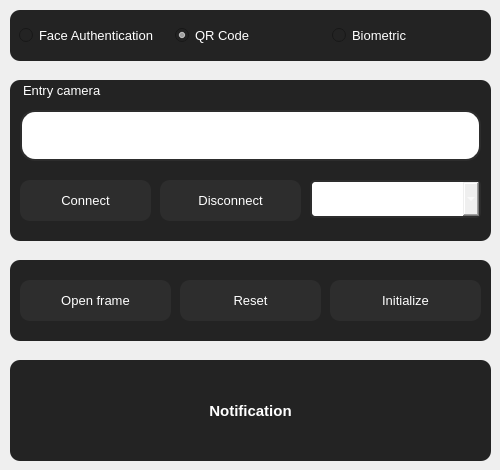
                     <widget class="QFrame" name="frame_3">
                      <property name="frameShape">
                       <enum>QFrame::NoFrame</enum>
                      </property>
                      <property name="frameShadow">
                       <enum>QFrame::Raised</enum>
                      </property>
                      <widget class="QLabel" name="label_notification">
                       <property name="geometry">
                        <rect>
                         <x>10</x>
                         <y>360</y>
                         <width>481</width>
                         <height>101</height>
                        </rect>
                       </property>
                       <property name="font">
                        <font>
                         <family>Arial</family>
                         <pointsize>11</pointsize>
                         <weight>75</weight>
                         <bold>true</bold>
                        </font>
                       </property>
                       <property name="styleSheet">
                        <string notr="true">QLabel{
	color: rgb(255, 255, 255);
	background-color: rgb(35, 35, 35);
	border-radius: 10px;
}</string>
                       </property>
                       <property name="text">
                        <string>Notification</string>
                       </property>
                       <property name="alignment">
                        <set>Qt::AlignCenter</set>
                       </property>
                      </widget>
                      <widget class="QFrame" name="date_frame_2">
                       <property name="geometry">
                        <rect>
                         <x>10</x>
                         <y>10</y>
                         <width>481</width>
                         <height>51</height>
                        </rect>
                       </property>
                       <property name="styleSheet">
                        <string notr="true">QFrame{
	color: rgb(255, 255, 255);
	background-color: rgb(35, 35, 35);
	border-radius: 10px;
}</string>
                       </property>
                       <property name="frameShape">
                        <enum>QFrame::StyledPanel</enum>
                       </property>
                       <property name="frameShadow">
                        <enum>QFrame::Raised</enum>
                       </property>
                       <layout class="QHBoxLayout" name="horizontalLayout_13">
                        <item>
                         <widget class="QRadioButton" name="face_auth">
                          <property name="font">
                           <font>
                            <family>Arial</family>
                            <pointsize>10</pointsize>
                           </font>
                          </property>
                          <property name="styleSheet">
                           <string notr="true">QRadioButton{
	background-color: rgb(35, 35, 35);
	color: rgb(255, 255, 255);
}</string>
                          </property>
                          <property name="text">
                           <string>Face Authentication</string>
                          </property>
                          <property name="icon">
                           <iconset resource="../resource/asset.qrc">
                            <normaloff>:/icons/asset/user-check.svg</normaloff>:/icons/asset/user-check.svg</iconset>
                          </property>
                          <property name="checked">
                           <bool>false</bool>
                          </property>
                         </widget>
                        </item>
                        <item>
                         <widget class="QRadioButton" name="qr_code_auth">
                          <property name="font">
                           <font>
                            <family>Arial</family>
                            <pointsize>10</pointsize>
                           </font>
                          </property>
                          <property name="styleSheet">
                           <string notr="true">QRadioButton{
	background-color: rgb(35, 35, 35);
	color: rgb(255, 255, 255);
}</string>
                          </property>
                          <property name="text">
                           <string>QR Code</string>
                          </property>
                          <property name="icon">
                           <iconset resource="../resource/asset.qrc">
                            <normaloff>:/icons/asset/user-check.svg</normaloff>:/icons/asset/user-check.svg</iconset>
                          </property>
                          <property name="checked">
                           <bool>true</bool>
                          </property>
                         </widget>
                        </item>
                        <item>
                         <widget class="QRadioButton" name="biometric_auth">
                          <property name="font">
                           <font>
                            <family>Arial</family>
                            <pointsize>10</pointsize>
                           </font>
                          </property>
                          <property name="styleSheet">
                           <string notr="true">QRadioButton{
	background-color: rgb(35, 35, 35);
	color: rgb(255, 255, 255);
}</string>
                          </property>
                          <property name="text">
                           <string>Biometric </string>
                          </property>
                          <property name="icon">
                           <iconset resource="../resource/asset.qrc">
                            <normaloff>:/icons/asset/user-check.svg</normaloff>:/icons/asset/user-check.svg</iconset>
                          </property>
                          <property name="checked">
                           <bool>false</bool>
                          </property>
                         </widget>
                        </item>
                       </layout>
                      </widget>
                      <widget class="QLineEdit" name="camera_ip">
                       <property name="geometry">
                        <rect>
                         <x>20</x>
                         <y>110</y>
                         <width>461</width>
                         <height>51</height>
                        </rect>
                       </property>
                       <property name="font">
                        <font>
                         <pointsize>10</pointsize>
                        </font>
                       </property>
                       <property name="styleSheet">
                        <string notr="true">QLineEdit{
	color: rgb(255, 255, 255);
	border: 2px solid  rgb(45, 45, 45);
	border-radius:15px;
	padding-left: 50px;
}

QLineEdit:hover{
	border:2px solid rgb(35, 35, 35);
}

QLineEdit:focus{
	border:2px solid rgb(255, 255, 255);
}</string>
                       </property>
                       <property name="placeholderText">
                        <string>Camera Id/IP ?</string>
                       </property>
                       <property name="clearButtonEnabled">
                        <bool>true</bool>
                       </property>
                      </widget>
                      <widget class="QPushButton" name="btn_connect_detect">
                       <property name="geometry">
                        <rect>
                         <x>20</x>
                         <y>180</y>
                         <width>131</width>
                         <height>41</height>
                        </rect>
                       </property>
                       <property name="font">
                        <font>
                         <pointsize>10</pointsize>
                        </font>
                       </property>
                       <property name="styleSheet">
                        <string notr="true">QPushButton{
	color: rgb(255, 255, 255);
	background-color: rgb(45, 45, 45);
	border:none;
	border-radius: 10px;
}

QPushButton:hover{
	border-radius: 20px;
}

QPushButton:pressed{
	border: 2px solid rgb(255,255,255);	
}</string>
                       </property>
                       <property name="text">
                        <string>Connect</string>
                       </property>
                       <property name="icon">
                        <iconset resource="../resource/asset.qrc">
                         <normaloff>:/icons/asset/video.svg</normaloff>:/icons/asset/video.svg</iconset>
                       </property>
                       <property name="iconSize">
                        <size>
                         <width>30</width>
                         <height>30</height>
                        </size>
                       </property>
                       <property name="flat">
                        <bool>true</bool>
                       </property>
                      </widget>
                      <widget class="QLabel" name="label_27">
                       <property name="geometry">
                        <rect>
                         <x>30</x>
                         <y>120</y>
                         <width>41</width>
                         <height>31</height>
                        </rect>
                       </property>
                       <property name="text">
                        <string/>
                       </property>
                       <property name="pixmap">
                        <pixmap resource="../resource/asset.qrc">:/icons/asset/video.svg</pixmap>
                       </property>
                      </widget>
                      <widget class="QPushButton" name="btn_disconnect">
                       <property name="geometry">
                        <rect>
                         <x>160</x>
                         <y>180</y>
                         <width>141</width>
                         <height>41</height>
                        </rect>
                       </property>
                       <property name="font">
                        <font>
                         <pointsize>10</pointsize>
                        </font>
                       </property>
                       <property name="styleSheet">
                        <string notr="true">QPushButton{
	color: rgb(255, 255, 255);
	background-color: rgb(45, 45, 45);
	border:none;
	border-radius: 10px;
}

QPushButton:hover{
	border-radius: 20px;
}

QPushButton:pressed{
	border: 2px solid rgb(255,255,255);	
}</string>
                       </property>
                       <property name="text">
                        <string>Disconnect</string>
                       </property>
                       <property name="icon">
                        <iconset resource="../resource/asset.qrc">
                         <normaloff>:/icons/asset/video-off.svg</normaloff>:/icons/asset/video-off.svg</iconset>
                       </property>
                       <property name="iconSize">
                        <size>
                         <width>30</width>
                         <height>30</height>
                        </size>
                       </property>
                       <property name="flat">
                        <bool>true</bool>
                       </property>
                      </widget>
                      <widget class="QComboBox" name="comboBox">
                       <property name="geometry">
                        <rect>
                         <x>310</x>
                         <y>180</y>
                         <width>171</width>
                         <height>38</height>
                        </rect>
                       </property>
                       <property name="minimumSize">
                        <size>
                         <width>0</width>
                         <height>38</height>
                        </size>
                       </property>
                       <property name="maximumSize">
                        <size>
                         <width>16777215</width>
                         <height>38</height>
                        </size>
                       </property>
                       <property name="font">
                        <font>
                         <pointsize>10</pointsize>
                        </font>
                       </property>
                       <property name="styleSheet">
                        <string notr="true">QComboBox{
	color: rgb(255, 255, 255);
	border: 2px solid rgb(45, 45, 45);
	padding-left:10px;
	border-radius: 5px;
}</string>
                       </property>
                       <property name="frame">
                        <bool>false</bool>
                       </property>
                       <item>
                        <property name="text">
                         <string>0</string>
                        </property>
                       </item>
                       <item>
                        <property name="text">
                         <string>1</string>
                        </property>
                       </item>
                       <item>
                        <property name="text">
                         <string>2</string>
                        </property>
                       </item>
                       <item>
                        <property name="text">
                         <string>3</string>
                        </property>
                       </item>
                       <item>
                        <property name="text">
                         <string>4</string>
                        </property>
                       </item>
                       <item>
                        <property name="text">
                         <string>5</string>
                        </property>
                       </item>
                      </widget>
                      <widget class="QLabel" name="firstname_23">
                       <property name="geometry">
                        <rect>
                         <x>10</x>
                         <y>80</y>
                         <width>481</width>
                         <height>161</height>
                        </rect>
                       </property>
                       <property name="font">
                        <font>
                         <family>Arial</family>
                         <pointsize>10</pointsize>
                         <weight>50</weight>
                         <bold>false</bold>
                        </font>
                       </property>
                       <property name="styleSheet">
                        <string notr="true">QLabel{
	color: rgb(255, 255, 255);
	background-color: rgb(35, 35, 35);
	border-radius: 10px;
	padding-left:10px;
}</string>
                       </property>
                       <property name="text">
                        <string>Entry camera</string>
                       </property>
                       <property name="alignment">
                        <set>Qt::AlignLeading|Qt::AlignLeft|Qt::AlignTop</set>
                       </property>
                      </widget>
                      <widget class="QLabel" name="firstname_24">
                       <property name="geometry">
                        <rect>
                         <x>10</x>
                         <y>260</y>
                         <width>481</width>
                         <height>81</height>
                        </rect>
                       </property>
                       <property name="font">
                        <font>
                         <family>Arial</family>
                         <pointsize>10</pointsize>
                         <weight>50</weight>
                         <bold>false</bold>
                        </font>
                       </property>
                       <property name="styleSheet">
                        <string notr="true">QLabel{
	color: rgb(255, 255, 255);
	background-color: rgb(35, 35, 35);
	border-radius: 10px;
	padding-left:10px;
}</string>
                       </property>
                       <property name="text">
                        <string/>
                       </property>
                       <property name="alignment">
                        <set>Qt::AlignLeading|Qt::AlignLeft|Qt::AlignTop</set>
                       </property>
                      </widget>
                      <widget class="QPushButton" name="btn_open_exit_camera_ui">
                       <property name="geometry">
                        <rect>
                         <x>20</x>
                         <y>280</y>
                         <width>151</width>
                         <height>41</height>
                        </rect>
                       </property>
                       <property name="font">
                        <font>
                         <pointsize>10</pointsize>
                        </font>
                       </property>
                       <property name="styleSheet">
                        <string notr="true">QPushButton{
	color: rgb(255, 255, 255);
	background-color: rgb(45, 45, 45);
	border:none;
	border-radius: 10px;
}

QPushButton:hover{
	border-radius: 20px;
}

QPushButton:pressed{
	border: 2px solid rgb(255,255,255);	
}</string>
                       </property>
                       <property name="text">
                        <string>Open frame</string>
                       </property>
                       <property name="icon">
                        <iconset resource="../resource/asset.qrc">
                         <normaloff>:/icons/asset/video.svg</normaloff>:/icons/asset/video.svg</iconset>
                       </property>
                       <property name="iconSize">
                        <size>
                         <width>30</width>
                         <height>30</height>
                        </size>
                       </property>
                       <property name="flat">
                        <bool>true</bool>
                       </property>
                      </widget>
                      <widget class="QPushButton" name="btn_clear_label">
                       <property name="geometry">
                        <rect>
                         <x>180</x>
                         <y>280</y>
                         <width>141</width>
                         <height>41</height>
                        </rect>
                       </property>
                       <property name="font">
                        <font>
                         <pointsize>10</pointsize>
                        </font>
                       </property>
                       <property name="styleSheet">
                        <string notr="true">QPushButton{
	color: rgb(255, 255, 255);
	background-color: rgb(45, 45, 45);
	border:none;
	border-radius: 10px;
}

QPushButton:hover{
	border-radius: 20px;
}

QPushButton:pressed{
	border: 2px solid rgb(255,255,255);	
}</string>
                       </property>
                       <property name="text">
                        <string>Reset</string>
                       </property>
                       <property name="icon">
                        <iconset resource="../resource/asset.qrc">
                         <normaloff>:/icons/asset/delete.svg</normaloff>:/icons/asset/delete.svg</iconset>
                       </property>
                       <property name="iconSize">
                        <size>
                         <width>30</width>
                         <height>30</height>
                        </size>
                       </property>
                       <property name="flat">
                        <bool>true</bool>
                       </property>
                      </widget>
                      <widget class="QPushButton" name="btn_init_face_auth">
                       <property name="geometry">
                        <rect>
                         <x>330</x>
                         <y>280</y>
                         <width>151</width>
                         <height>41</height>
                        </rect>
                       </property>
                       <property name="font">
                        <font>
                         <pointsize>10</pointsize>
                        </font>
                       </property>
                       <property name="styleSheet">
                        <string notr="true">QPushButton{
	color: rgb(255, 255, 255);
	background-color: rgb(45, 45, 45);
	border:none;
	border-radius: 10px;
}

QPushButton:hover{
	border-radius: 20px;
}

QPushButton:pressed{
	border: 2px solid rgb(255,255,255);	
}</string>
                       </property>
                       <property name="text">
                        <string>Initialize</string>
                       </property>
                       <property name="icon">
                        <iconset resource="../resource/asset.qrc">
                         <normaloff>:/icons/asset/download.svg</normaloff>:/icons/asset/download.svg</iconset>
                       </property>
                       <property name="iconSize">
                        <size>
                         <width>30</width>
                         <height>30</height>
                        </size>
                       </property>
                       <property name="flat">
                        <bool>true</bool>
                       </property>
                      </widget>
                      <zorder>firstname_23</zorder>
                      <zorder>label_notification</zorder>
                      <zorder>date_frame_2</zorder>
                      <zorder>camera_ip</zorder>
                      <zorder>btn_connect_detect</zorder>
                      <zorder>label_27</zorder>
                      <zorder>btn_disconnect</zorder>
                      <zorder>comboBox</zorder>
                      <zorder>firstname_24</zorder>
                      <zorder>btn_open_exit_camera_ui</zorder>
                      <zorder>btn_clear_label</zorder>
                      <zorder>btn_init_face_auth</zorder>
                     </widget>
